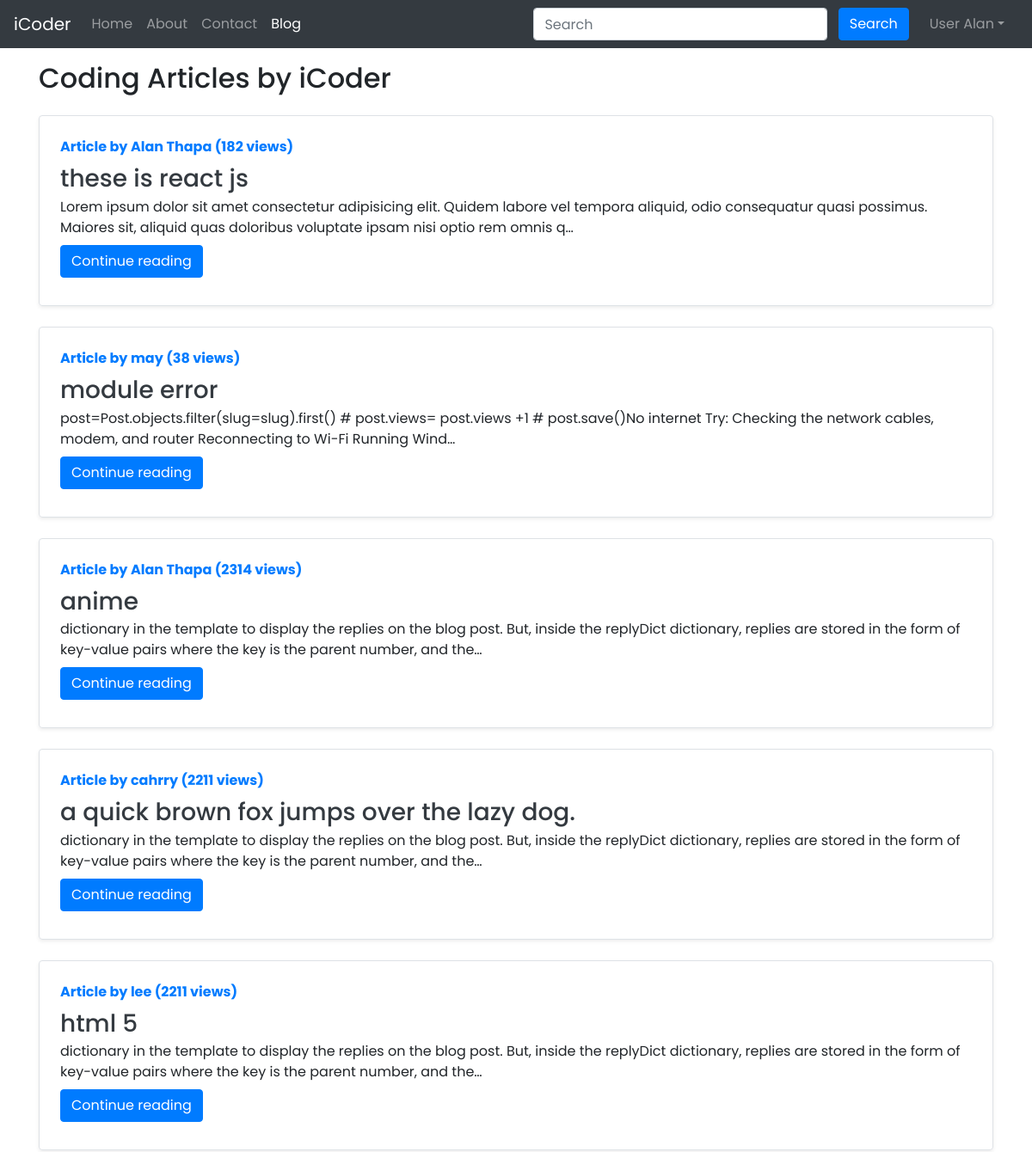
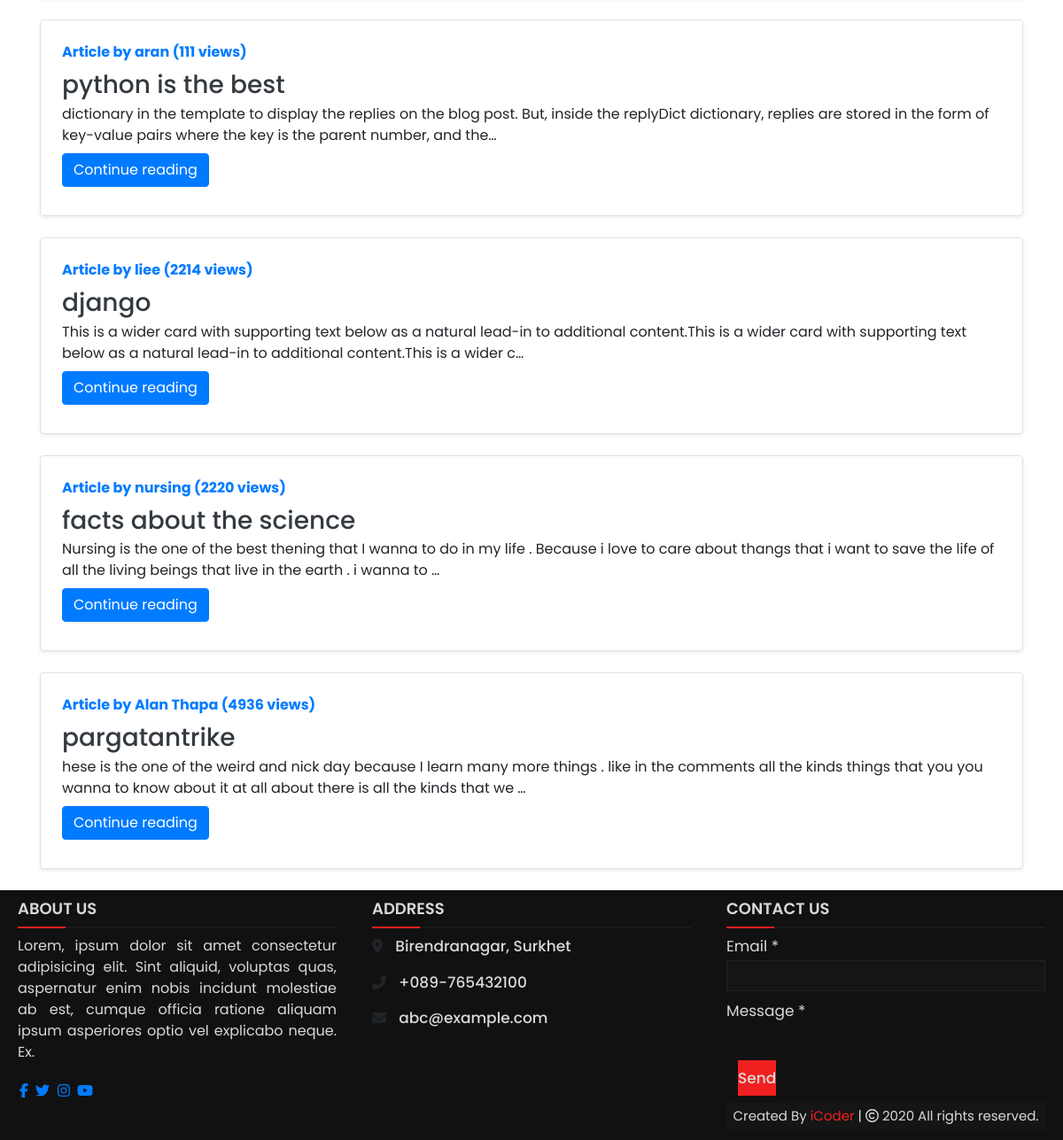
Page /blog/ (signed in) on the committed database (2 pictures, top to bottom).
### blog/models.py (models this page shows, shortened)
class Post(models.Model):
    sno = models.AutoField(primary_key=True)
    title = models.CharField(max_length=255)
    author = models.CharField(max_length=14)
    slug = models.CharField(max_length=130)
    views = models.IntegerField(default=0)
    timeStamp = models.DateTimeField(blank=True)
    content = models.TextField()

### blog/views.py (the view)
# urls.py: path('/', views.blogHome, name="bloghome"),
def blogHome(request):
    allPosts = Post.objects.all()
    context = {'allPosts': allPosts}
    return render(request, "blog/blogHome.html", context)

### templates/blog/BlogHome.html (shortened to what this page needs)
{% extends 'base.html' %}
{% block blogactive %} active {% endblock blogactive %}
{% block body %}
<div class="container my-3">
    <h2>Coding Articles by iCoder</h2>
    {% for post in allPosts %}
    <div
        class=" row extradiv no-gutters border rounded overflow-hidden flex-md-row mb-4 shadow-sm h-md-250 my-4 position-relative">
        <div class="col p-4 d-flex flex-column position-static">
            <strong class="d-inline-block mb-2 text-primary">Article by {{ post.author }} ({{ post.views }}
                views)</strong>
            <h3 class="mb-0"><a class="text-dark" href="/blog/{{post.slug}}">{{ post.title }} </a> </h3>
            <p class="card-text mb-auto">{{ post.content | safe | truncatechars:200}}</p>
            <div class="my-2">
                <a href="/blog/{{post.slug}}" role="button" class="btn btn-primary">Continue reading</a>
            </div>
        </div>
    </div>
    {% endfor %}
</div>
{% endblock %}

### templates/base.html (shortened to what this page needs)
<!DOCTYPE html>
<html lang="en">
<head>
  {% load static %}
  <link rel="stylesheet" href="../static/css/bootstrap-grid.min.css">
  <link rel="stylesheet" href="../static/css/bootstrap-reboot.css">
  <link rel="stylesheet" href="{% static 'css/bootstrap-grid.css' %}">
  <link rel="stylesheet" href="{% static 'css/bootstrap.css' %}">
  <link rel="stylesheet" href="{% static 'css/bootstrap.min.css' %}">
  <link rel="stylesheet" href="{% static 'css/bootstrap-grid.css' %}">
  <link rel="stylesheet" href="{% static 'css/bootstrap-grid.min.css' %}">
  <link rel="stylesheet" href="{% static 'css/bootstrap-reboot.css' %}">
  <link rel="stylesheet" href="{% static 'css/bootstrap-reboot.min.css' %}">
  <link rel="stylesheet" href="../">
  <link rel="stylesheet" href="https://stackpath.bootstrapcdn.com/bootstrap/4.2.1/css/bootstrap.min.css"
>
</head>
<body>
  <nav class="navbar navbar-expand-lg navbar-dark bg-dark">
    <a class="navbar-brand" href="/">iCoder</a>
    <div class="collapse navbar-collapse" id="navbarSupportedContent">
      <ul class="navbar-nav mr-auto">
        <li class="nav-item {% block homeactive %}  {% endblock homeactive %}">
          <a class="nav-link" href="/">Home <span class="sr-only">(current)</span></a>
        </li>
        <li class="nav-item {% block aboutactive %}  {% endblock aboutactive %}">
          <a class="nav-link" href="/about">About</a>
        </li>
        <li class="nav-item {% block contactactive %}  {% endblock contactactive %} ">
          <a class="nav-link" href="/contact">Contact</a>
        </li>
        <li class="nav-item {% block blogactive %}  {% endblock blogactive %} ">
          <a class="nav-link" href="/blog">Blog</a>
        </li>
      </ul>
      <div class="ml-auto form-inline ">
        <form method="get" action="/search" class="my-2 my-lg-0 mx-3">
          <input class="form-control mr-sm-2" type="search" placeholder="Search" aria-label="Search" name="query"
            id="query">
          <button class="btn btn-primary my-2 my-sm-0 " type="submit">Search</button>
        </form>
        {% if user.is_authenticated %}
        <ul class="navbar-nav mr-2">
          <li class="nav-item dropdown">
            <a class="nav-link dropdown-toggle" href='#' id="navbarDropdown" role="button" data-toggle="dropdown">
              User {{request.user}}</a>
          </li>
        </ul>
      </div>
      {% endif %}
    </div>
  </nav>
  {% block body %}
  {% endblock body %}
  <footer>
    <div class="main-content">
      <div class="left box">
        <h2 style="color: #d9d9d9;">
          About us</h2>
        <div class="content">
          <p style="color: #d9d9d9;">
            Lorem, ipsum dolor sit amet consectetur adipisicing elit. Sint aliquid, voluptas quas, aspernatur enim nobis
            incidunt molestiae ab est, cumque officia ratione aliquam ipsum asperiores optio vel explicabo neque. Ex.
          </p>
          <div class="social">
            <a href="https://facebook.com/coding.np"><span class="fab fa-facebook-f"></span></a>
            <a href="#"><span class="fab fa-twitter"></span></a>
            <a href="https://instagram.com/coding.np"><span class="fab fa-instagram"></span></a>
            <a href="https://youtube.com/c/codingnepal"><span class="fab fa-youtube"></span></a>
          </div>
        </div>
      </div>
      <div class="center box">
        <h2 style="color: #d9d9d9;">
          Address</h2>
        <div class="content">
          <div class="place">
            <span class="fas fa-map-marker-alt"></span>
            <span class="text" style="color: #d9d9d9;">Birendranagar, Surkhet</span>
          </div>
          <div class="phone">
            <span class="fas fa-phone-alt"></span>
            <span class="text" style="color: #d9d9d9;">+089-765432100</span>
          </div>
          <div class="email">
            <span class="fas fa-envelope"></span>
            <span class="text" style="color: #d9d9d9;">abc@example.com</span>
          </div>
        </div>
      </div>
      <div class="right box">
        <h2 style="color: #d9d9d9;">
          Contact us</h2>
        <div class="content" style="color: #d9d9d9;">
          <form action="#">
            <div class="email">
              <div class="text" style="color: #d9d9d9;">
                Email *</div>
              <input type="email" required>
            </div>
            <div class="msg">
              <div class="text" style="color: #d9d9d9;">
                Message *</div>
              <br />
              <div class="btn">
                <button type="submit" style="color: #d9d9d9;">Send</button>
              </div>
              <div class="bottom">
                <center>
                  <span class="credit" style="color: #d9d9d9;">Created By <a href="#top">iCoder</a> | </span>
                  <span class="far fa-copyright" style="color: #d9d9d9;"></span> 2020 All rights reserved.
                </center>
              </div>
            </div>
          </form>
        </div>
      </div>
    </div>
  </footer>
</body>
</html>

### templates/base.html (style rules this page uses)
* { margin: 0; padding: 0; box-sizing: border-box; font-family: 'Poppins', sans-serif; }
footer { bottom: 0px; width: 100%; background: #111; }
.main-content { display: flex; }
.main-content .box { flex-basis: 50%; padding: 10px 20px; }
.box h2 { font-size: 1.125rem; font-weight: 600; text-transform: uppercase; }
.box .content { margin: 20px 0 0 0; position: relative; }
.box .content:before { position: absolute; content: ''; top: -10px; height: 2px; width: 100%; background: #1a1a1a; }
.box .content:after { position: absolute; content: ''; height: 2px; width: 15%; background: #f12020; top: -10px; }
.left .content p { text-align: justify; }
.left .content .social { margin: 20px 0 0 0; }
.left .content .social a { padding: 0 2px; }
.center .content .text { font-size: 1.0625rem; font-weight: 500; padding-left: 10px; }
.center .content .phone { margin: 15px 0; }
.right form .text { font-size: 1.0625rem; margin-bottom: 2px; color: #656565; }
.right form .msg { margin-top: 10px; }
.right form input, .right form .msgForm { width: 100%; font-size: 1.0625rem; background: #151515; padding-left: 10px; border: 1px solid #222222; }
.right form input { height: 35px; }
.right form .btn { margin-top: 10px; }
.right form .btn button { height: 40px; width: 100%; border: none; outline: none; background: #f12020; font-size: 1.0625rem; font-weight: 500; cursor: pointer; transition: .3s; }
.bottom center { padding: 5px; font-size: 0.9375rem; background: #151515; }
.bottom center span { color: #656565; }
.bottom center a { color: #f12020; text-decoration: none; }

### rows in the picture
Post: author "Alan Thapa", views "182", title "these is react js", content "Lorem ipsum dolor sit amet consectetur adipisicing elit. Quidem labore vel tempora aliquid, odio consequatur quasi possimus. Maiores sit, aliquid quas doloribus voluptate ipsam nisi optio rem omnis q…"
Post: author "may", views "38", title "module error", content "post=Post.objects.filter(slug=slug).first() # post.views= post.views +1 # post.save()No internet Try: Checking the network cables, modem, and router Reconnecting to Wi-Fi Running Wind…"
Post: author "Alan Thapa", views "2314", title "anime", content "dictionary in the template to display the replies on the blog post. But, inside the replyDict dictionary, replies are stored in the form of key-value pairs where the key is the parent number, and the…"
Post: author "cahrry", views "2211", title "a quick brown fox jumps over the lazy dog.", content "dictionary in the template to display the replies on the blog post. But, inside the replyDict dictionary, replies are stored in the form of key-value pairs where the key is the parent number, and the…"
Post: author "lee", views "2211", title "html 5", content "dictionary in the template to display the replies on the blog post. But, inside the replyDict dictionary, replies are stored in the form of key-value pairs where the key is the parent number, and the…"
Post: author "aran", views "111", title "python is the best", content "dictionary in the template to display the replies on the blog post. But, inside the replyDict dictionary, replies are stored in the form of key-value pairs where the key is the parent number, and the…"
Post: author "liee", views "2214", title "django", content "This is a wider card with supporting text below as a natural lead-in to additional content.This is a wider card with supporting text below as a natural lead-in to additional content.This is a wider c…"
Post: author "nursing", views "2220", title "facts about the science", content "Nursing is the one of the best thening that I wanna to do in my life . Because i love to care about thangs that i want to save the life of all the living beings that live in the earth . i wanna to …"
Post: author "Alan Thapa", views "4936", title "pargatantrike", content "hese is the one of the weird and nick day because I learn many more things . like in the comments all the kinds things that you you wanna to know about it at all about there is all the kinds that we …"

### other values in the picture
{{ request.user }} "Alan"
